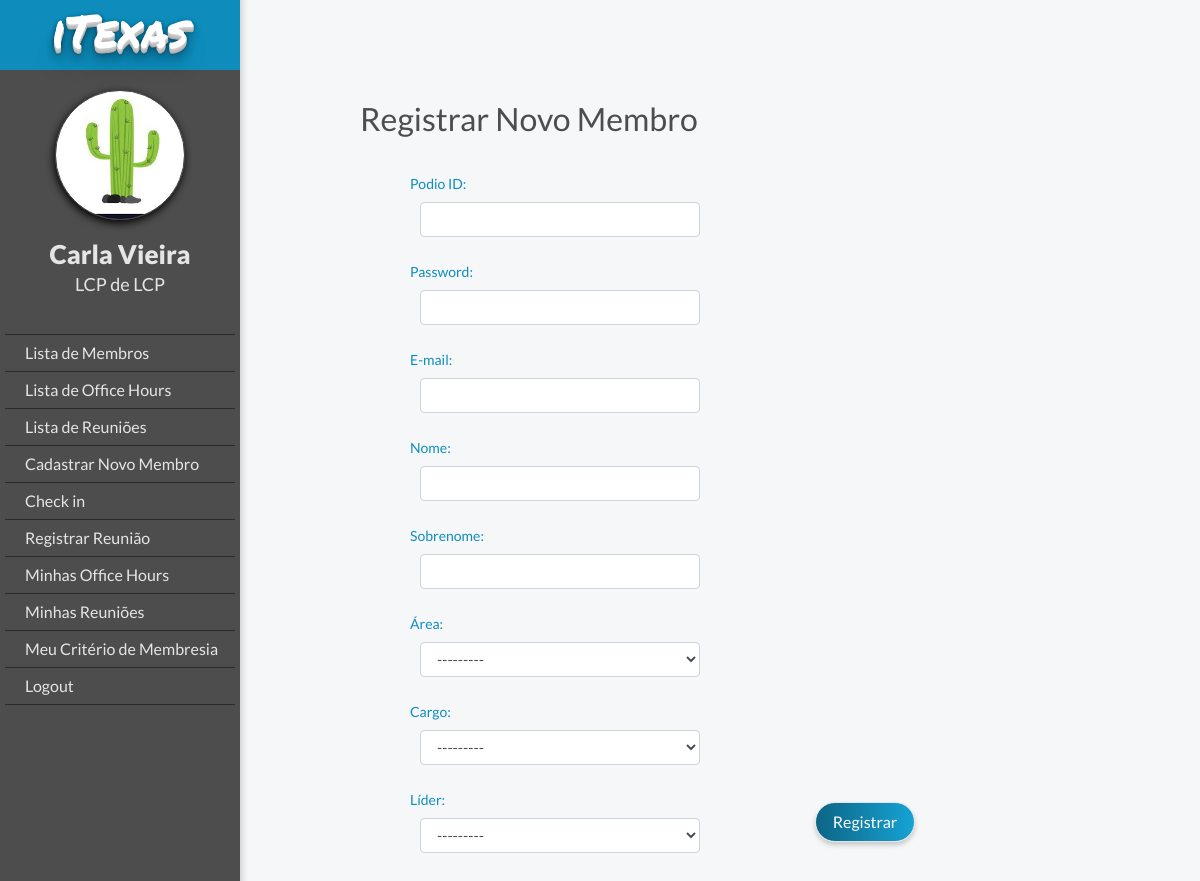
Before: /members/register/ (signed in) with the older database file.
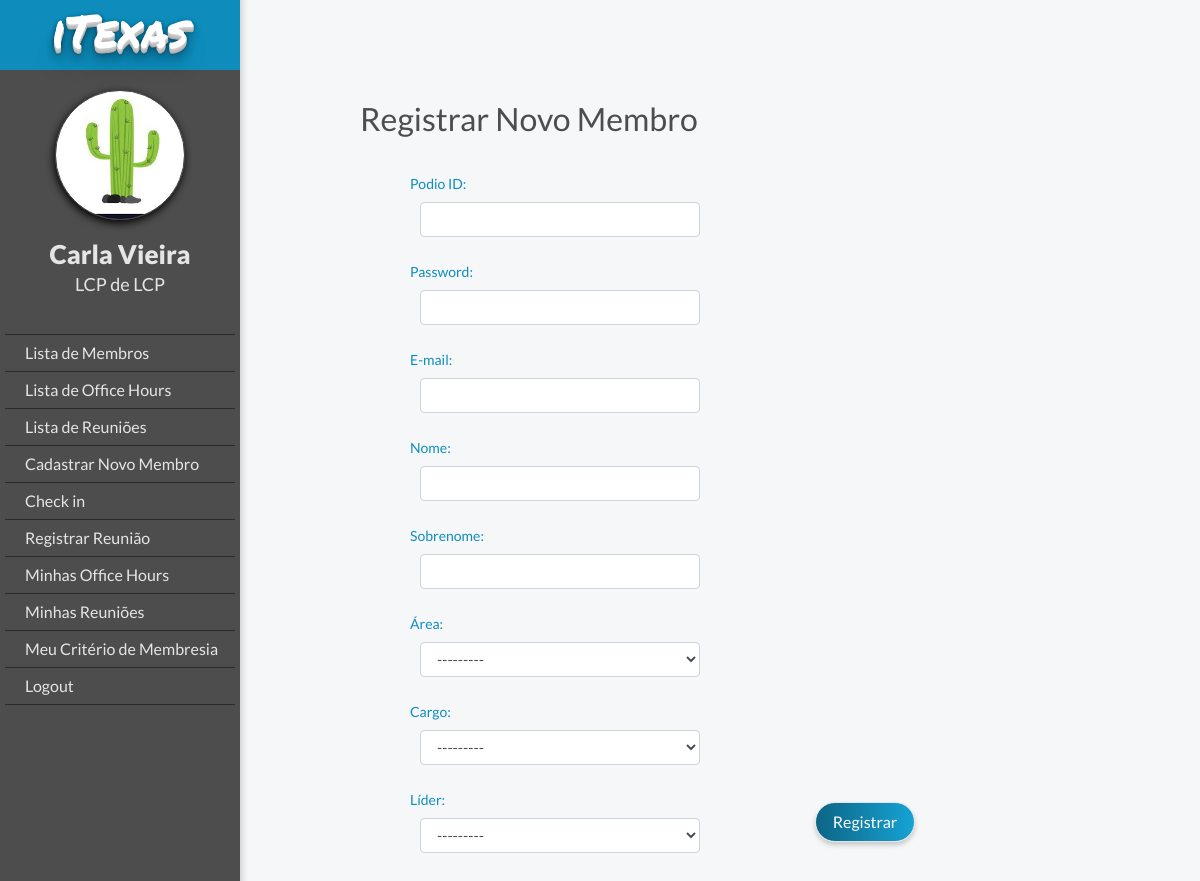
After: the same page with the newer database file.
### members/models.py (models this page shows, shortened)
class MyUser(AbstractBaseUser):
    POST = (('1,', 'LCP'), ('2', 'LCVP'), ('3', 'TLB'), ('4', 'Membro'))
    DEPARTMENT = (
    ('1', 'LCP'), ('2', 'PM'), ('3', 'F&L'), ('4', 'B2C'), ('5', 'B2B'), ('6', 'OGE'), ('7', 'OGT'), ('8', 'OGV'),
    ('9', 'IGE'), ('10', 'IGT'),)
    email = models.EmailField(verbose_name='E-mail', max_length=255, unique=True)
    podio_code = models.CharField(max_length=10, verbose_name='ID do Podio', unique=True)
    first_name = models.CharField(max_length=20, verbose_name='Nome')
    last_name = models.CharField(max_length=20, verbose_name='Sobrenome')
    post = models.CharField(max_length=2, choices=POST, blank=True, null=True, verbose_name='Cargo')
    department = models.CharField(max_length=2, choices=DEPARTMENT, blank=True, null=True, verbose_name='Área')
    leader = models.ForeignKey("MyUser", blank=True, null=True, on_delete=models.SET_NULL, verbose_name='Líder')
    is_working = models.BooleanField(default=False)
    is_active = models.BooleanField(default=True, verbose_name='Está ativo')
    is_admin = models.BooleanField(default=False, verbose_name='É administrador')
    objects = MyUserManager()
    USERNAME_FIELD = 'podio_code'
    REQUIRED_FIELDS = ['email', 'first_name']
    def __str__(self):
        return '{} {}'.format(self.first_name, self.last_name)

### members/views.py (the view)
# urls.py: path('register/', views.register, name='register'),
def register(request):
    registered = False
    if request.method == 'POST':
        user_form = UserForm(data=request.POST)
        if user_form.is_valid():
            user = user_form.save()
            user.set_password(user.password)
            user.save()
            registered = True
        else:
            print(user_form.errors)
    else:
        user_form = UserForm()
    return render(request, 'registration.html',
                  {'user_form': user_form,
                   'registered': registered,
                   'request_user': request.user})

### members/forms.py
class UserForm(forms.ModelForm):
    password = forms.CharField(widget=forms.PasswordInput())
    podio_code = forms.CharField(label="Podio ID", widget=forms.TextInput(attrs={'class': 'masterclass'}))
    def __init__(self, *args, **kwargs):
        super(UserForm, self).__init__(*args, **kwargs)
        for field in self.fields.values():
            field.widget.attrs['class'] = 'form-control'
    class Meta:
        model = MyUser
        fields = ('podio_code', 'password', 'email', 'first_name', 'last_name', 'department', 'post', 'leader')

### templates/registration.html (shortened to what this page needs)
{% extends "base.html" %}
{% load staticfiles %}
{% block body_block %}
    <div class="container">
        {% if registered %}
            <h1>Registrado com Sucesso</h1>
        {% else %}
            <div class="registration-area ogr-container">
                <h1 class="title">Registrar Novo Membro</h1>
                <div class="form-group">
                    <form enctype="multipart/form-data" method="POST">
                        {{ user_form.as_p }}
                        <p class="par-center">
                            <input class="register-button" type="submit" value="Registrar">
                        </p>
                    </form>
                </div>
            </div>
        {% endif %}
    </div>
{% endblock %}

### templates/base.html (shortened to what this page needs)
{% load static %}
<!DOCTYPE html>
<html lang="en">
<head>
    <link rel="stylesheet" href="https://stackpath.bootstrapcdn.com/bootstrap/4.3.1/css/bootstrap.min.css"
>
    <link rel="stylesheet" href="https://maxcdn.bootstrapcdn.com/font-awesome/4.5.0/css/font-awesome.min.css">
    <link rel="stylesheet" href="{% static 'css/style.css' %}">
</head>
<body>
{% if user.is_authenticated %}
    <div class="ogr-container">
    <div class="page-body">
    <div class="lateral-menu">
        <div class="logo-area">
            <h2 class="logo-mobile">iTexas</h2>
        </div>
        <div class="menu-area">
            <div class="profile-picture"></div>
            <div class="member-infos">
                <a class="member-name" href="{% url 'member_edit' user.podio_code %}">{{ request_user.first_name }} {{ request_user.last_name }}</a>
                <h3 class="member-area">{{ request_user.get_post_display }} de {{ request_user.get_department_display }}</h3>
            </div>
            <ul class="function-list">
                {% if user.is_admin %}
                <li><a href="{% url 'member_list' %}" class="button">Lista de Membros</a></li>
                <li><a href="{% url 'officehour_list' %}" class="button">Lista de Office Hours</a></li>
                <li><a href="{% url 'meeting_list' %}" class="button">Lista de Reuniões</a></li>
                <li><a href="{% url 'register' %}" class="button">Cadastrar Novo Membro</a></li>
                {% endif %}
                {% if user.is_working %}
                    <li><a href="{% url 'check' %}" class="button">Check out</a></li>
                {% else %}
                    <li><a href="{% url 'check' %}" class="button">Check in</a></li>
                {% endif %}
                <li><a href="{% url 'new_meeting' %}" class="button">Registrar Reunião</a></li>
                <li><a href="{% url 'office_hours_history' %}" class="button">Minhas Office Hours</a></li>
                <li><a href="{% url 'my_meetings' %}" class="button">Minhas Reuniões</a></li>
                <li><a href="{% url 'member_report' user.podio_code %}" class="button">Meu Critério de Membresia</a></li>
                {% if user.is_authenticated %}
                    <li><a href="{% url 'user_logout' %}">Logout</a></li>
                {% else %}
                    <li><a class="navbar-link" href="{% url 'user_login' %}">Login</a></li>
                {% endif %}
            </ul>
        </div>
    </div>
    <div  id="body-content" class="body-content">
        <div class="body-container">
            {% block body_block %}
            {% endblock %}
        </div>
    </div>
{% endif %}
</div>
</body>
</html>

Changed rows visible on the page:
added MyUser: department "---------", post "---------", leader "---------"
